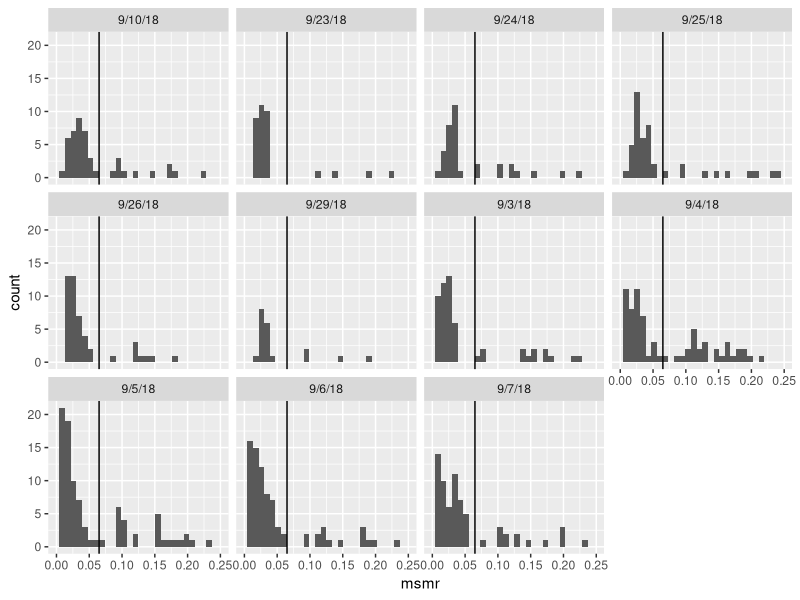
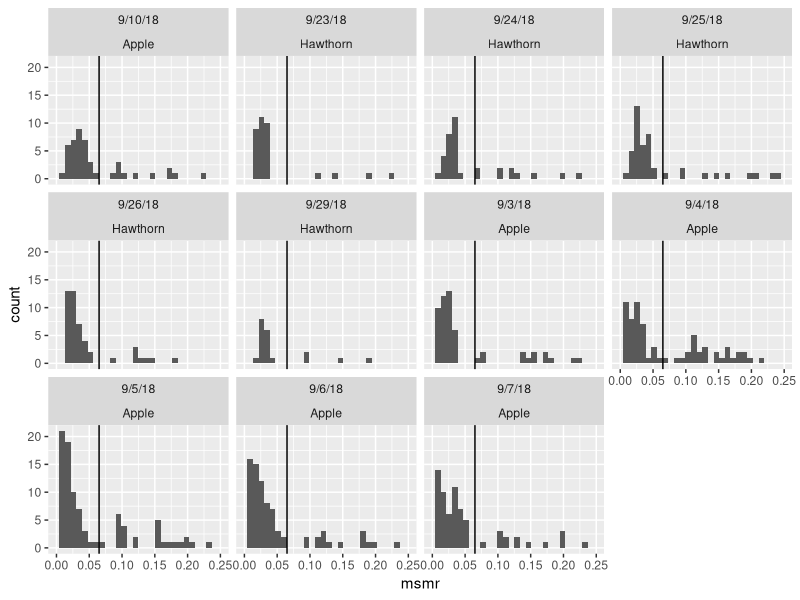
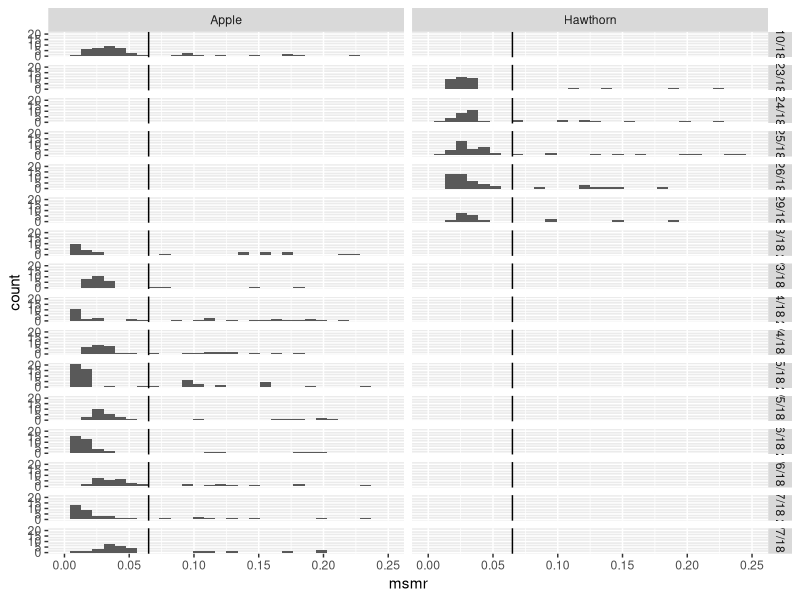

These figures' R source, in order: (Note: this script raises an error after producing the figures.)
## ---- chunk 1
library(ggplot2)
library(dplyr)
library(data.table)
library(lubridate)
## ---- chunk 2

resp<-fread("../Data/2018-09-07_Hinal_diapause_determination.csv")
dim(resp)
head(resp)

#convert purge times to units in hours
resp$purge_time<-hour(hm(resp$`Purge time`))+minute(hm(resp$`Purge time`))/60
## ---- chunk 3
resp$cohort_date<-as.factor(resp$cohort_date)
test<-filter(resp,cohort_date=="9/29/18" & tape=="red")
#filter(resp,cohort_date=="9/29/18")

start<-min(test$purge_time,na.rm=TRUE)
finish<-max(test$purge_time,na.rm=TRUE)
n<-length(test$purge_time)

seq(from=start,to=finish,length.out=n)

#figuring out sample sizes per host, tape, cohort,and resp day
#resp%>%
 # dplyr::group_by(Host,tape,cohort_date,day_resp)%>%
  #summarise(n=length(tape))

resp.1<-resp%>%
  dplyr::group_by(Host,tape,cohort_date,day_resp)%>%
  mutate(full_purge_time=seq(from=min(purge_time,na.rm=TRUE),to=max(purge_time,na.rm=TRUE),length.out=length(purge_time)))

names(resp.1)
resp.1$full_purge_time
## ---- chunk 4
#resp$msmr<- (resp$day8_resp / resp$day7_weight) 

resp$msmr<- (resp$Respiration/ resp$weight ) 

#if you have multiple cohorts, use this code
ggplot2::ggplot(resp,aes(x=msmr))+geom_histogram()+xlim(0,0.25)+facet_wrap(cohort_date~.)+geom_vline(xintercept=0.065)
#by host
ggplot2::ggplot(resp,aes(x=msmr))+geom_histogram()+xlim(0,0.25)+facet_wrap(cohort_date~Host)+geom_vline(xintercept=0.065)

#by host and cohort date + resp date
resp$co_resp<-paste(resp$cohort_date,resp$day_resp)
ggplot2::ggplot(resp,aes(x=msmr))+geom_histogram()+xlim(0,0.25)+facet_grid(co_resp~Host)+geom_vline(xintercept=0.065)

# it looks like 0.065 is a good cut off for all cohorts; lets parse out samples based on this value

resp$CLASS<-ifelse(resp$msmr<0.065,"Diapause","Non-diapause")

glimpse(resp)

fwrite(resp,"../Data/raw/Respirometry/2018/Hinal/2018-09-19_CLASSING_respirometry.csv")


resp%>%
  group_by(cohort_date,CLASS)%>%
  summarise(n=length(CLASS))

## ---- chunk 5
respA.8<-resp%>%
  subset(Host=="Apple"& day_resp == "8")

ggplot2::ggplot(respA.8,aes(x=msmr))+geom_histogram()+xlim(0,0.25)+facet_wrap(~cohort_date,scale="free")+geom_vline(xintercept=0.065)

## ---- chunk 6
respA.20<-resp%>%
  subset(Host=="Apple"& day_resp == "20")

ggplot2::ggplot(respA.20,aes(x=msmr))+geom_histogram()+xlim(0,0.25)+facet_wrap(~cohort_date,scale="free")+geom_vline(xintercept=0.065)
## ---- chunk 7
respH.8<-resp%>%
  subset(Host=="Hawthorn"& day_resp == "8")

ggplot2::ggplot(respH.8,aes(x=msmr))+geom_histogram()+xlim(0,0.25)+facet_wrap(~cohort_date,scale="free")+geom_vline(xintercept=0.065)

## ---- chunk 8
sessionInfo()
